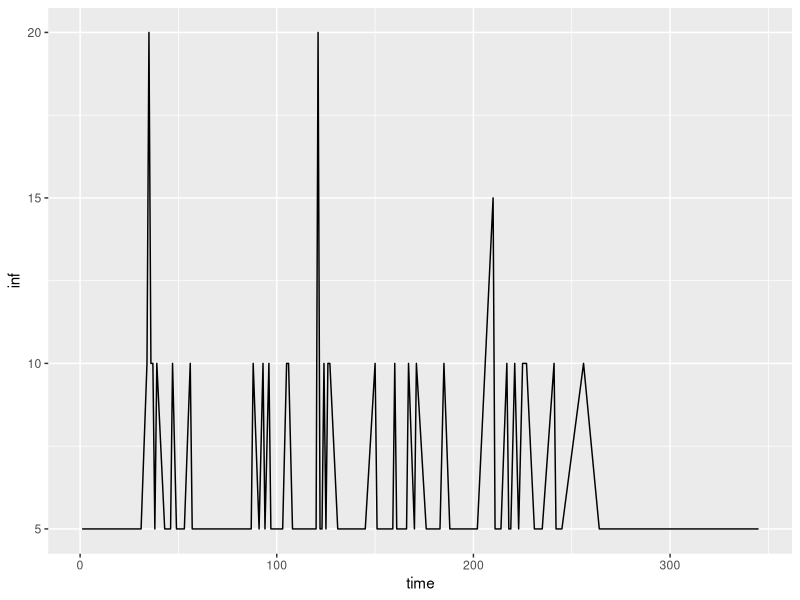

Reproduce this figure in R. (Note: a time limit stopped this script after it produced the figure.)
rm(list=ls())
gc()
library(tidyverse)
library(purrr)

initial_pop <- data.frame(No=1:1000, 
                          HH=rep(1:200, each=5), 
                          S=c(0,rep(1,999)), 
                          E=c(1,rep(0,999)), Ecounter=c(28,rep(0,999)), 
                          I=0, Icounter=0, 
                          R=0) # 200 households, 4 compartments (SEIR)
results <- initial_pop[,1:2] %>% mutate(Itype=NA) # number of infections per household over time

time <- 52*7 # num days to simulate (12 months total)

# incubation period and infectious period fixed
num_weeks_inc = 4*7
num_weeks_inf = 1*7

SEIR_environment <- function(d, res, b, inc, inf) {
  
  for (i in 1:time) {
    d$R[d$Icounter==inf] <- 1
    d$I[d$Icounter==inf] <- 0
    d$Icounter[d$Icounter==inf] <- 0
    
    d$I[d$Ecounter==inc] <- 1
    d$E[d$Ecounter==inc] <- 0
    d$Ecounter[d$Ecounter==inc] <- 0
    
    summary_data <- d %>% group_by(HH) %>% summarise(Sh=sum(S), Ih=sum(I)) %>% 
      mutate(Sc=sum(Sh)-Sh, Ic=sum(Ih)-Ih) %>% ungroup()
    res <- res %>% cbind(I=summary_data$Ih)
    
    risk <- b*d$S
    
    new_inf <- rbinom(1000, 1, risk)
    
    d$E[new_inf==1] <- 1
    d$Ecounter[d$E==1] <- d$Ecounter[d$E==1] + 1
    d$Icounter[d$I==1] <- d$Icounter[d$I==1] + 1
    d$S[d$E==1] <- 0
    
  }
  
  return(res)
}

final <- SEIR_environment(initial_pop, results, 0.001, num_weeks_inc, num_weeks_inf)
names(final) <- c("No", "HH", "Type", 1:time)
f <- final %>% pivot_longer(cols = 4:ncol(.), names_to = "time") %>% mutate(time=as.numeric(time))
f <- f %>% group_by(No, value) %>% summarise_all(first) %>% filter(value==1) %>% arrange(time) %>% select(!Type)
f %>% 
  group_by(time) %>% summarise(inf=sum(value)) %>% ggplot(aes(time, inf)) + geom_line()

res <- rep(0, time)
beta <- 0.001
for (i in 1:100) {
  final <- SEIR_environment(initial_pop, results, beta, num_weeks_inc, num_weeks_inf)
  names(final) <- c("No", "HH", "Type", 1:time)
  f <- final %>% pivot_longer(cols = 4:ncol(.), names_to = "time") %>% mutate(time=as.numeric(time))
  f <- f %>% group_by(No, value) %>% summarise_all(first) %>% filter(value==1) 
  total_inf <- f %>% group_by(time) %>% summarise(inf=sum(value)) %>% full_join(expand.grid(time=1:time)) %>% replace_na(list(inf=0)) %>% arrange(time)
  res <- res+total_inf$inf
}
res <- res/100
res

average <- data.frame(time=1:time, res)
average %>% ggplot(aes(time, res)) + geom_line()





# compare <- expand.grid(HH=1:200, time=1:364) 
# names(final) <- c("No", "HH", 1:364)
# names(final2) <- c("HH", 1:364)
# f2 <- final2 %>% pivot_longer(cols = 2:(time+1), names_to = "time") %>% mutate(time=as.numeric(time))
# 
# compare <- compare %>% left_join(f, by=c("HH", "time")) %>% left_join(f2, by=c("HH","time"))
# compare
# 
# compare %>% group_by(time) %>% summarise_all(sum) %>% select(!HH) %>% ggplot(aes(time)) + 
#   geom_line(aes(y=value.x), color="blue") + 
#   geom_line(aes(y=value.y), color="black") + 
#   scale_y_continuous("Number of infections") + 
#   scale_x_continuous("Weeks")
# 
# f %>% group_by(time) %>% summarise_all(sum) %>% select(!HH) %>% ggplot(aes(time)) + 
#   geom_line(aes(y=value), color="black") + 
#   scale_y_continuous("Number of current infections") + 
#   scale_x_continuous("Days")
